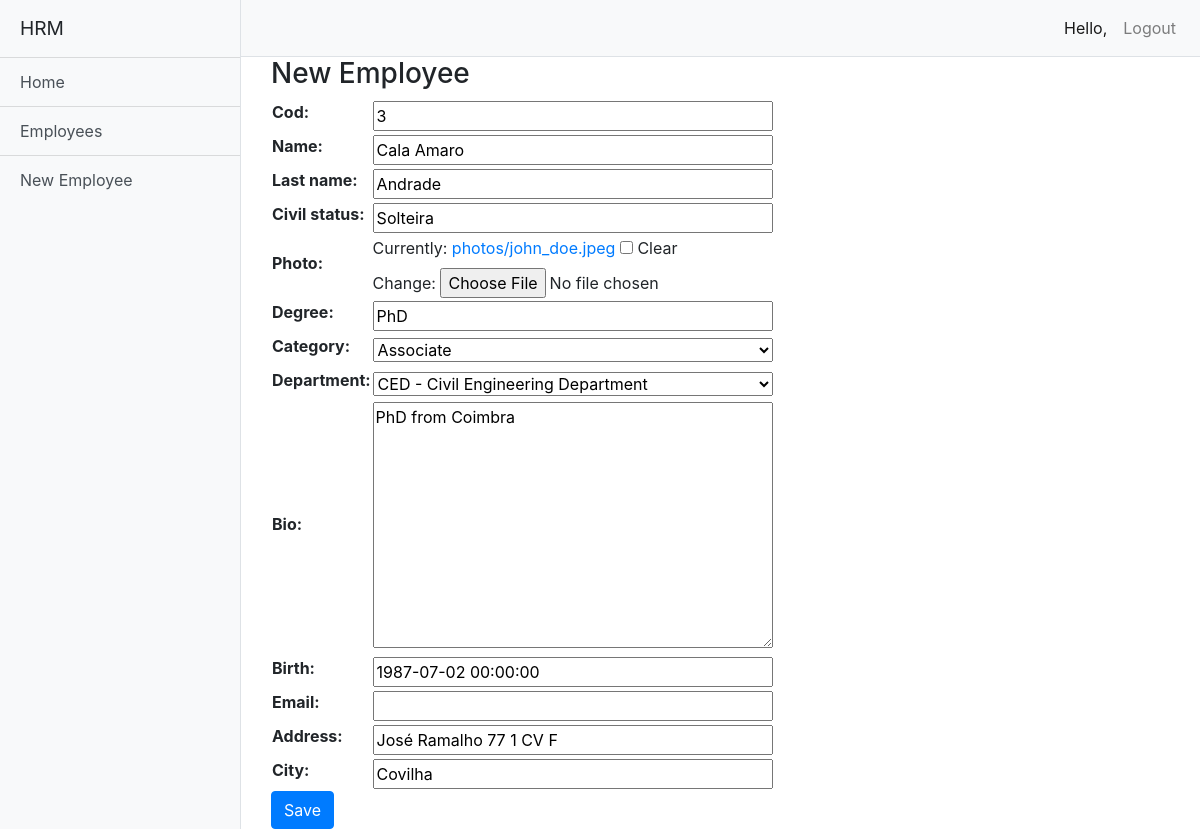
The page /employee_edit/3 (signed in) on the database as committed earlier.
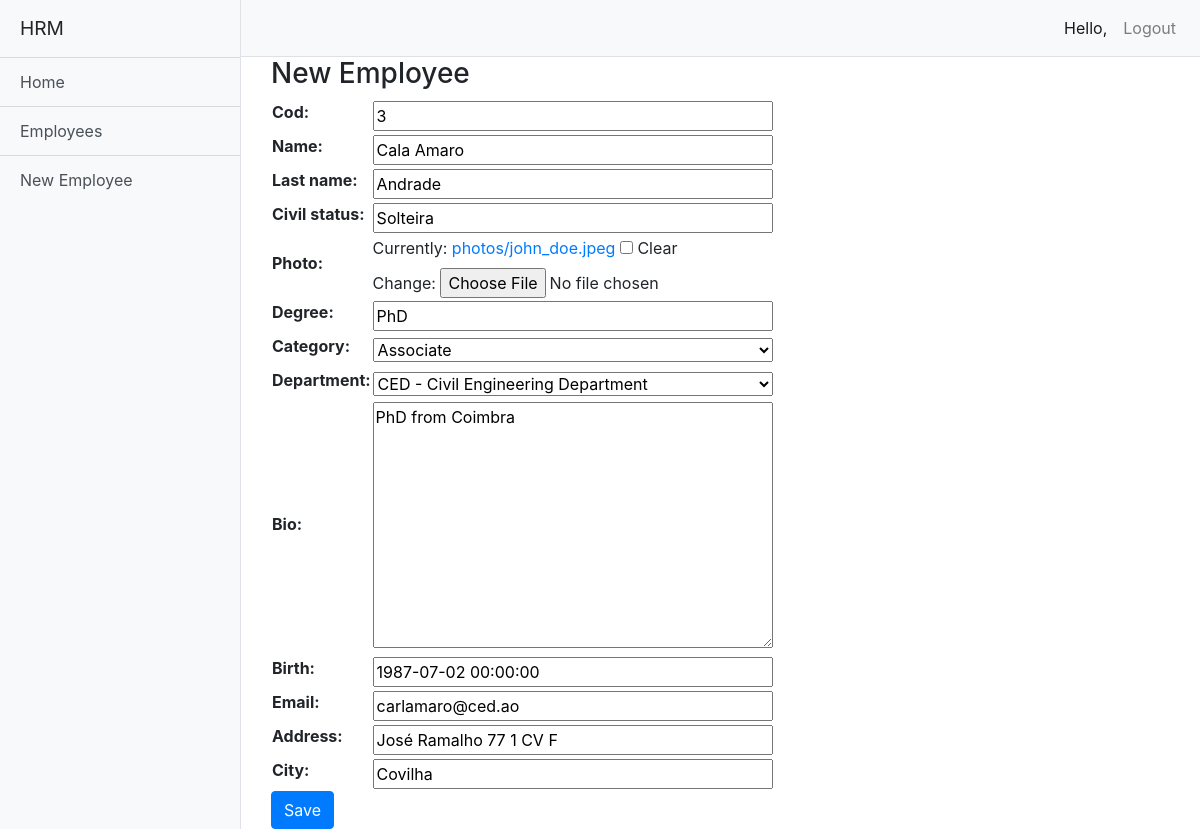
The same page on the database as committed later.
### employees/models.py (models this page shows, shortened)
class Employee(models.Model):
	cod = models.IntegerField()
	name = models.CharField(max_length=40)
	last_name = models.CharField(max_length=20)
	civil_status = models.CharField(max_length=20, blank=True)
	photo = models.ImageField(upload_to='photos', blank=True)
	degree = models.CharField(max_length=30, blank=True)
	category = models.ForeignKey(Category, on_delete=models.CASCADE)
	department = models.ForeignKey(Department, on_delete=models.CASCADE)
	bio = models.TextField(max_length=200, blank=True)
	birth = models.DateTimeField(blank=True)
	address = models.CharField(max_length=100)
	email = models.EmailField(blank=True)
	city = models.CharField(max_length=20)
	created_at = models.DateTimeField(auto_now=True)

### employees/views.py (the view)
# urls.py: path('employee_edit/<int:pk>', employeeEdit, name='employee_edit'),
@login_required
def employeeEdit(request, pk):
    employee = get_object_or_404(Employee, pk=pk)
    form = EmployeeForm(request.POST or None, request.FILES or None, instance=employee)
    if form.is_valid():
        form.save()
        return redirect('employee_list')
    return render(request, 'employee.html', {'form':form})

### employees/form.py
class EmployeeForm(ModelForm):
    class Meta:
        model = Employee
        fields = ['cod', 'name', 'last_name', 'civil_status',
                  'photo', 'degree', 'category', 'department', 'bio', 'birth', 'email',
                  'address', 'city']

### employees/models.py (called while the page is built)
	def __str__(self):
		return self.cat_name

	def __str__(self):
		return self.dep_acronym + ' - ' + self.dep_name

### employees/templates/employee.html (shortened to what this page needs)
{% extends 'base.html' %}
{% block content %}
<div class="container">
    <h3>New Employee</h3>
    <form method="POST" enctype="multipart/form-data">
        <table>
            <tr>
                {{ form }}
            </tr>
        </table>
        <button type="submit" class="btn btn-primary">Save</button>
    </form>
</div>
{% endblock %}

Rows that differ between the two databases and show on the page:
changed Employee "Cala Amaro": email (not shown) → "carlamaro@ced.ao"
